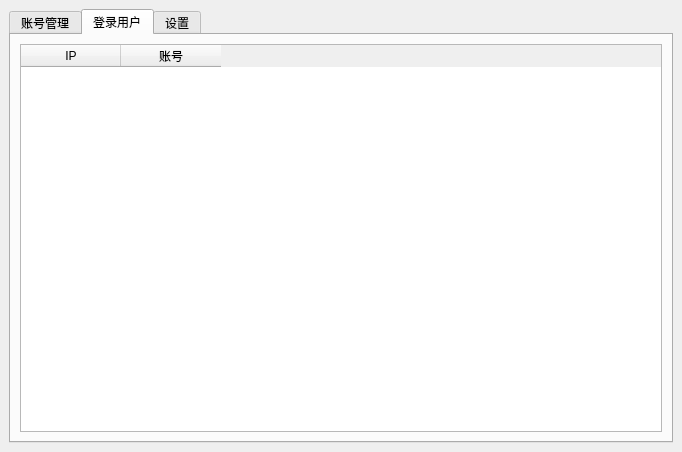
<?xml version="1.0" encoding="UTF-8"?>
<ui version="4.0">
 <class>WinAdmin</class>
 <widget class="QMainWindow" name="WinAdmin">
  <property name="geometry">
   <rect>
    <x>0</x>
    <y>0</y>
    <width>682</width>
    <height>452</height>
   </rect>
  </property>
  <property name="windowTitle">
   <string>MainWindow</string>
  </property>
  <widget class="QWidget" name="centralwidget">
   <layout class="QGridLayout" name="gridLayout">
    <item row="0" column="0">
     <widget class="QTabWidget" name="tabWidget">
      <property name="toolTip">
       <string>&lt;html&gt;&lt;head/&gt;&lt;body&gt;&lt;p&gt;&lt;br/&gt;&lt;/p&gt;&lt;/body&gt;&lt;/html&gt;</string>
      </property>
      <property name="currentIndex">
       <number>1</number>
      </property>
      <widget class="QWidget" name="tab_user">
       <attribute name="title">
        <string>账号管理</string>
       </attribute>
       <layout class="QGridLayout" name="gridLayout_2">
        <item row="0" column="0">
         <layout class="QHBoxLayout" name="horizontalLayout">
          <item>
           <layout class="QVBoxLayout" name="verticalLayout">
            <item>
             <widget class="QPushButton" name="btn_add">
              <property name="text">
               <string>添加用户</string>
              </property>
             </widget>
            </item>
            <item>
             <widget class="QPushButton" name="btn_del">
              <property name="text">
               <string>删除用户</string>
              </property>
             </widget>
            </item>
            <item>
             <widget class="QPushButton" name="btn_refresh">
              <property name="text">
               <string>刷新</string>
              </property>
             </widget>
            </item>
            <item>
             <spacer name="verticalSpacer">
              <property name="orientation">
               <enum>Qt::Vertical</enum>
              </property>
              <property name="sizeHint" stdset="0">
               <size>
                <width>20</width>
                <height>40</height>
               </size>
              </property>
             </spacer>
            </item>
           </layout>
          </item>
          <item>
           <widget class="QWidget" name="widget" native="true">
            <property name="sizePolicy">
             <sizepolicy hsizetype="Expanding" vsizetype="Expanding">
              <horstretch>0</horstretch>
              <verstretch>0</verstretch>
             </sizepolicy>
            </property>
           </widget>
          </item>
         </layout>
        </item>
       </layout>
      </widget>
      <widget class="QWidget" name="tab">
       <attribute name="title">
        <string>登录用户</string>
       </attribute>
       <layout class="QGridLayout" name="gridLayout_3">
        <item row="0" column="0">
         <widget class="QTableWidget" name="table_login_user">
          <column>
           <property name="text">
            <string>IP</string>
           </property>
          </column>
          <column>
           <property name="text">
            <string>账号</string>
           </property>
          </column>
         </widget>
        </item>
       </layout>
      </widget>
      <widget class="QWidget" name="tab_2">
       <attribute name="title">
        <string>设置</string>
       </attribute>
       <widget class="QWidget" name="layoutWidget">
        <property name="geometry">
         <rect>
          <x>70</x>
          <y>70</y>
          <width>401</width>
          <height>22</height>
         </rect>
        </property>
        <layout class="QHBoxLayout" name="horizontalLayout_2">
         <item>
          <widget class="QLabel" name="label_video_filename">
           <property name="sizePolicy">
            <sizepolicy hsizetype="Expanding" vsizetype="Preferred">
             <horstretch>0</horstretch>
             <verstretch>0</verstretch>
            </sizepolicy>
           </property>
           <property name="text">
            <string/>
           </property>
          </widget>
         </item>
         <item>
          <widget class="QPushButton" name="btn_set_video_file">
           <property name="text">
            <string>选择文件</string>
           </property>
          </widget>
         </item>
         <item>
          <widget class="QPushButton" name="btn_send_video">
           <property name="enabled">
            <bool>false</bool>
           </property>
           <property name="text">
            <string>部署广告</string>
           </property>
          </widget>
         </item>
        </layout>
       </widget>
      </widget>
     </widget>
    </item>
   </layout>
  </widget>
 </widget>
 <resources/>
 <connections/>
</ui>
